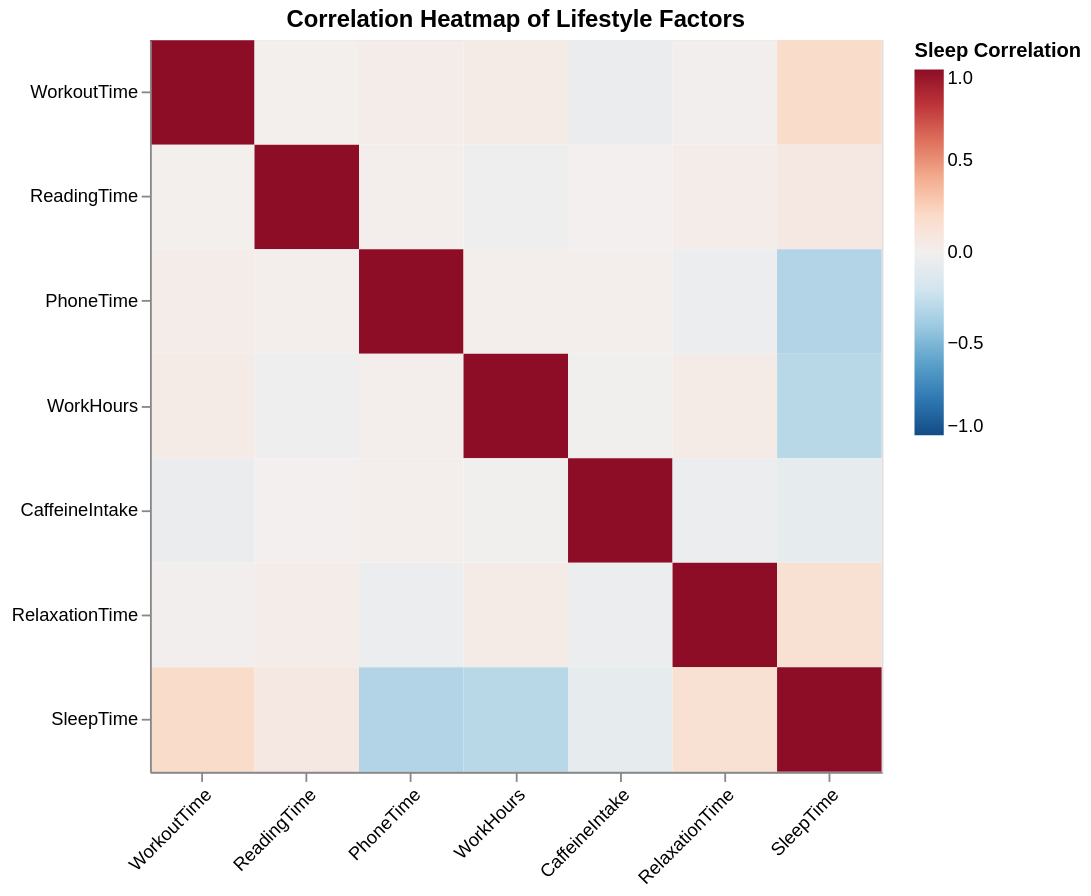

The code cell stored with this chart in its notebook:
### Markdown cell above
The features used in this analysis are `WorkoutTime`, `ReadingTime`, `PhoneTime`, `CaffeineIntake`, `RelaxationTime`, and `WorkHours`. While most of these represent personal habits, `WorkHours` is also included because academic and work demands can directly compete with time available for sleep.

### Code cell
# Analyze Variables by plotting them; Look for correlations between variables; correlation matrix
# plot have captions, are explained with enough information

corr_matrix = df.corr(numeric_only=True).reset_index().melt('index')

col_order = list(df.select_dtypes('number').columns)

alt.Chart(corr_matrix).mark_rect().encode(
    x=alt.X('index:N', title=None, sort=col_order, axis=alt.Axis(labelAngle=-45)),
    y=alt.Y('variable:N', title=None, sort=col_order),
    color=alt.Color('value:Q',
        title='Sleep Correlation',
        scale=alt.Scale(scheme='redblue', reverse=True, domain=[-1, 1])
    )
).properties(
    title='Correlation Heatmap of Lifestyle Factors',
    width=400,
    height=400
)

### Figure 1 — Vega specification as saved in the notebook (floating-point values rounded to 4 significant figures)
{"$schema": "https://vega.github.io/schema/vega/v6.json", "data": [{"name": "source_0"}, {"name": "data_0", "values": [{"index": "WorkoutTime", "value": 1.0, "variable": "WorkoutTime"}, {"index": "ReadingTime", "value": 0.00366, "variable": "WorkoutTime"}, {"index": "PhoneTime", "value": 0.03251, "variable": "WorkoutTime"}, {"index": "WorkHours", "value": 0.0379, "variable": "WorkoutTime"}, {"index": "CaffeineIntake", "value": -0.05267, "variable": "WorkoutTime"}, {"index": "RelaxationTime", "value": 0.007783, "variable": "WorkoutTime"}, {"index": "SleepTime", "value": 0.1884, "variable": "WorkoutTime"}, {"index": "WorkoutTime", "value": 0.00366, "variable": "ReadingTime"}, {"index": "ReadingTime", "value": 1.0, "variable": "ReadingTime"}, {"index": "PhoneTime", "value": 0.01518, "variable": "ReadingTime"}, {"index": "WorkHours", "value": -0.0252, "variable": "ReadingTime"}, {"index": "CaffeineIntake", "value": -0.0009956, "variable": "ReadingTime"}, {"index": "RelaxationTime", "value": 0.02673, "variable": "ReadingTime"}, {"index": "SleepTime", "value": 0.0672, "variable": "ReadingTime"}, {"index": "WorkoutTime", "value": 0.03251, "variable": "PhoneTime"}, {"index": "ReadingTime", "value": 0.01518, "variable": "PhoneTime"}, {"index": "PhoneTime", "value": 1.0, "variable": "PhoneTime"}, {"index": "WorkHours", "value": 0.01631, "variable": "PhoneTime"}, {"index": "CaffeineIntake", "value": 0.01284, "variable": "PhoneTime"}, {"index": "RelaxationTime", "value": -0.04158, "variable": "PhoneTime"}, {"index": "SleepTime", "value": -0.3225, "variable": "PhoneTime"}, {"index": "WorkoutTime", "value": 0.0379, "variable": "WorkHours"}, {"index": "ReadingTime", "value": -0.0252, "variable": "WorkHours"}, {"index": "PhoneTime", "value": 0.01631, "variable": "WorkHours"}, {"index": "WorkHours", "value": 1.0, "variable": "WorkHours"}, {"index": "CaffeineIntake", "value": -0.004101, "variable": "WorkHours"}, {"index": "RelaxationTime", "value": 0.04421, "variable": "WorkHours"}, {"index": "SleepTime", "value": -0.2985, "variable": "WorkHours"}, {"index": "WorkoutTime", "value": -0.05267, "variable": "CaffeineIntake"}, {"index": "ReadingTime", "value": -0.0009956, "variable": "CaffeineIntake"}, {"index": "PhoneTime", "value": 0.01284, "variable": "CaffeineIntake"}, {"index": "WorkHours", "value": -0.004101, "variable": "CaffeineIntake"}, {"index": "CaffeineIntake", "value": 1.0, "variable": "CaffeineIntake"}, {"index": "RelaxationTime", "value": -0.0419, "variable": "CaffeineIntake"}, {"index": "SleepTime", "value": -0.07699, "variable": "CaffeineIntake"}, {"index": "WorkoutTime", "value": 0.007783, "variable": "RelaxationTime"}, {"index": "ReadingTime", "value": 0.02673, "variable": "RelaxationTime"}, {"index": "PhoneTime", "value": -0.04158, "variable": "RelaxationTime"}, {"index": "WorkHours", "value": 0.04421, "variable": "RelaxationTime"}, {"index": "CaffeineIntake", "value": -0.0419, "variable": "RelaxationTime"}, {"index": "RelaxationTime", "value": 1.0, "variable": "RelaxationTime"}, {"index": "SleepTime", "value": 0.1442, "variable": "RelaxationTime"}, {"index": "WorkoutTime", "value": 0.1884, "variable": "SleepTime"}, {"index": "ReadingTime", "value": 0.0672, "variable": "SleepTime"}, {"index": "PhoneTime", "value": -0.3225, "variable": "SleepTime"}, {"index": "WorkHours", "value": -0.2985, "variable": "SleepTime"}, {"index": "CaffeineIntake", "value": -0.07699, "variable": "SleepTime"}, {"index": "RelaxationTime", "value": 0.1442, "variable": "SleepTime"}, {"index": "SleepTime", "value": 1.0, "variable": "SleepTime"}]}, {"name": "source_0_x_domain_index", "values": [{"index": "WorkoutTime", "sort_field": 0.0}, {"index": "ReadingTime", "sort_field": 1.0}, {"index": "PhoneTime", "sort_field": 2.0}, {"index": "WorkHours", "sort_field": 3.0}, {"index": "CaffeineIntake", "sort_field": 4.0}, {"index": "RelaxationTime", "sort_field": 5.0}, {"index": "SleepTime", "sort_field": 6.0}]}, {"name": "source_0_y_domain_variable", "values": [{"sort_field": 0.0, "variable": "WorkoutTime"}, {"sort_field": 1.0, "variable": "ReadingTime"}, {"sort_field": 2.0, "variable": "PhoneTime"}, {"sort_field": 3.0, "variable": "WorkHours"}, {"sort_field": 4.0, "variable": "CaffeineIntake"}, {"sort_field": 5.0, "variable": "RelaxationTime"}, {"sort_field": 6.0, "variable": "SleepTime"}]}], "marks": [{"type": "rect", "name": "marks", "from": {"data": "data_0"}, "encode": {"update": {"fill": {"field": "value", "scale": "color"}, "x": {"field": "index", "scale": "x"}, "width": {"signal": "max(0.25, bandwidth('x'))"}, "y": {"field": "variable", "scale": "y"}, "height": {"signal": "max(0.25, bandwidth('y'))"}}}, "style": ["rect"]}], "scales": [{"name": "x", "type": "band", "domain": {"data": "source_0_x_domain_index", "field": "index", "sort": {"op": "max", "field": "sort_field"}}, "range": [0, {"signal": "width"}], "paddingOuter": 0, "paddingInner": 0}, {"name": "y", "type": "band", "domain": {"data": "source_0_y_domain_variable", "field": "variable", "sort": {"op": "max", "field": "sort_field"}}, "range": [0, {"signal": "height"}], "paddingOuter": 0, "paddingInner": 0}, {"name": "color", "type": "linear", "domain": [-1, 1], "range": {"scheme": "redblue"}, "reverse": true, "zero": true, "interpolate": "hcl"}], "axes": [{"scale": "x", "grid": false, "labelAngle": 315, "orient": "bottom", "labelAlign": "right", "labelBaseline": "top", "zindex": 1}, {"scale": "y", "orient": "left", "grid": false, "zindex": 1}], "title": {"text": "Correlation Heatmap of Lifestyle Factors", "frame": "group"}, "height": 400, "width": 400, "legends": [{"title": "Sleep Correlation", "fill": "color", "gradientLength": {"signal": "clamp(height, 64, 200)"}}], "style": "cell", "background": "white", "padding": 5}
